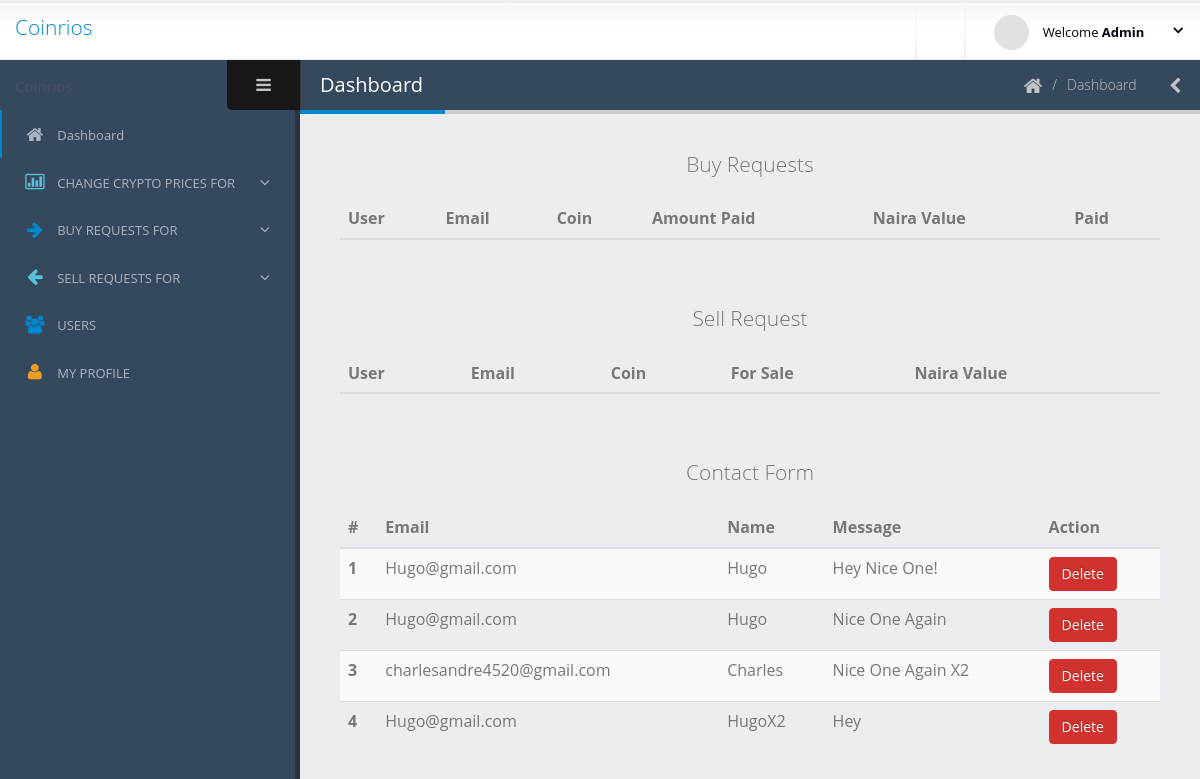
Before: /administrator/ (signed in) with the older database file.
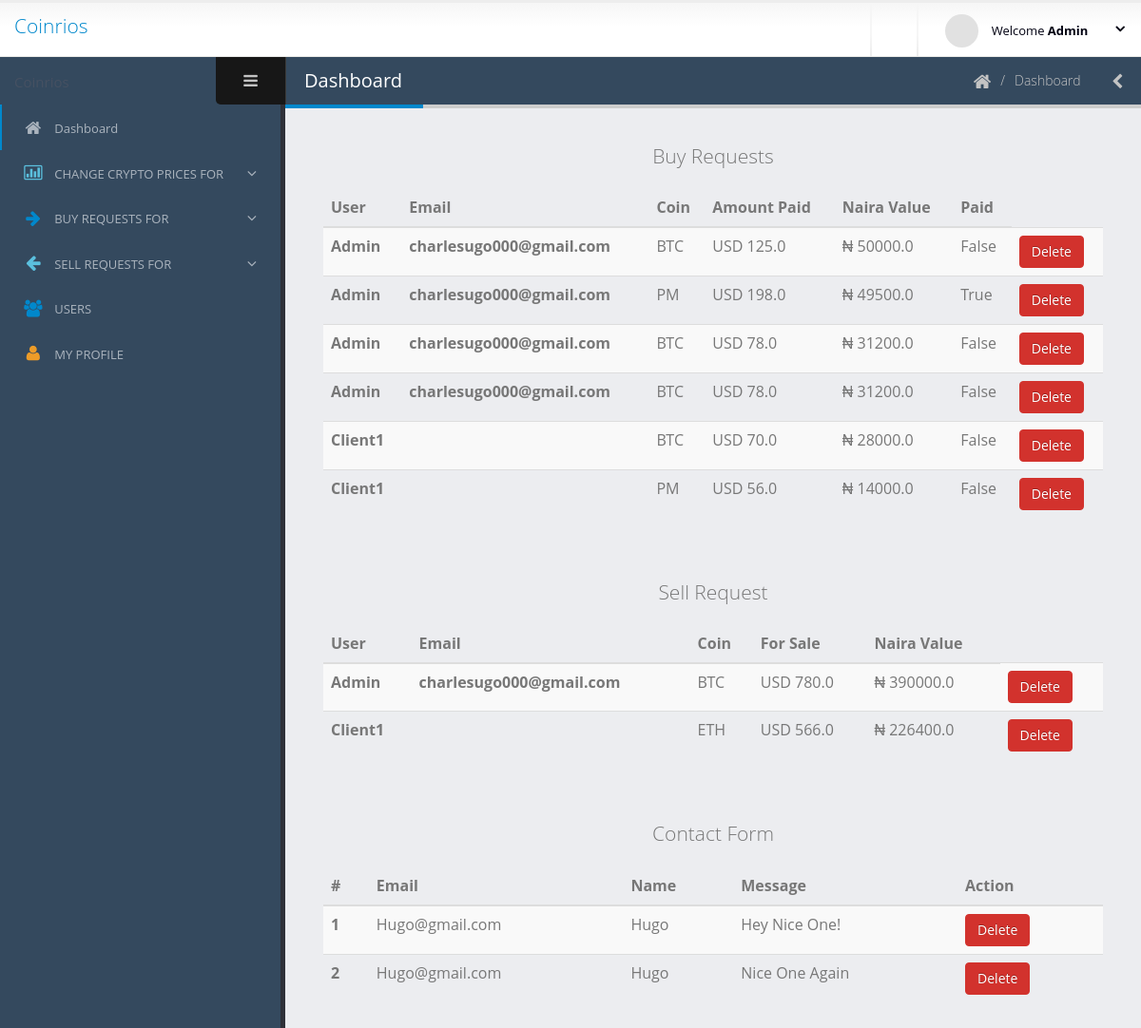
After: the same page with the newer database file.
### crypto/models.py (models this page shows, shortened)
class Contact(models.Model):
    email = models.EmailField()
    full_name = models.CharField(max_length=200)
    message = models.TextField()

### registered_user/models.py (models this page shows, shortened)
class BuyOrders(models.Model):
    buy_user = models.ForeignKey(User, on_delete=models.CASCADE)
    buy_coin = models.CharField(max_length=100)
    buy_amount = models.FloatField(max_length=100)
    buy_amount_currency = models.CharField(max_length=20)
    buy_amount_in_ngn = models.FloatField()
    paid = models.BooleanField(default=False)
    order_id = models.CharField(max_length=20, default="ABCD")
    timestamp = models.DateTimeField(auto_now_add=True, auto_now=False)
    updated = models.DateTimeField(auto_now_add=False, auto_now=True)

class SellOrders(models.Model):
    sell_user = models.ForeignKey(User, on_delete=models.CASCADE, null=True, blank=True)
    sell_coin = models.CharField(max_length=100)
    sell_amount = models.FloatField(max_length=100)
    sell_amount_currency = models.CharField(max_length=20)
    sell_amount_in_ngn = models.FloatField()
    sell_order_id = models.CharField(max_length=20, default="ABCDef")
    timestamp = models.DateTimeField(auto_now_add=True, auto_now=False)
    updated = models.DateTimeField(auto_now_add=False, auto_now=True)

### login/models.py (models this page shows)
class User(AbstractUser):
    is_administrator = models.BooleanField(default=False)
    is_registered_user = models.BooleanField(default=False)
    address = models.CharField(max_length=200)
    city = models.CharField(max_length=200)
    state = models.CharField(max_length=200)
    country = models.CharField(max_length=200)
    is_verified = models.BooleanField(default=False)
    confirmed_email = models.BooleanField(default=False)
    drivers_license_or_international_passport_or_national_id_card = models.FileField(validators=[validate_file_size])
    utility_bill = models.FileField(validators=[validate_file_size])

### administrator/views.py (the view)
# urls.py: path('', views.admin_dashboard, name='adminDashboard'),
@login_required
@administrator_required
def admin_dashboard(request):
    buy_orders = BuyOrders.objects.all()
    sell_orders = SellOrders.objects.all()
    contact_form = Contact.objects.all()
    context = {'buy_orders': buy_orders, 'sell_orders': sell_orders, 'contact_form': contact_form}
    template = 'administrator/adminDashboard.html'
    return render(request, template, context)

### administrator/templates/administrator/adminDashboard.html (shortened to what the changed rows need)
{% extends 'administrator/base.html' %}
{% load static %}
 {% block body %}
<div class="table-responsive">
    <table class="table table-hover table-striped" style="font-size: 16px;">
        <thead>
            <tr>
                <th scope="col">User</th>
                <th scope="col">Email</th>
                <th scope="col">Coin</th>
                <th scope="col">Amount Paid</th>
                <th scope="col">Naira Value</th>
                <th scope="col">Paid</th>
            </tr>
        </thead>
        <tbody>
        {% for buy_order in buy_orders %}
            <tr>
                <th scope="row">{{ buy_order.buy_user.username }}</th>
                <th scope="row">{{ buy_order.buy_user.email }}</th>
                <td>{{ buy_order.buy_coin }}</td>
                <td>{{ buy_order.buy_amount_currency }} {{ buy_order.buy_amount }}</td>
                <td>&#8358; {{ buy_order.buy_amount_in_ngn }}</td>
                <td>{{ buy_order.paid }}</td>
                <td>
                    <form method="post" action="{% url 'administrator:delete_buy_order' buy_order.pk %}">
                        <button type="submit" class="btn btn-danger">Delete</button>
                    </form>
                </td>
            </tr>
            {% endfor %}
        </tbody>
    </table>
</div>
<br><br>
<div class="table-responsive">
    <table class="table table-hover table-striped" style="font-size: 16px;">
        <thead>
            <tr>
                <th scope="col">User</th>
                <th scope="col">Email</th>
                <th scope="col">Coin</th>
                <th scope="col">For Sale</th>
                <th scope="col">Naira Value</th>
            </tr>
        </thead>
        <tbody>
        {% for sell_order in sell_orders %}
            <tr>
                <th scope="row">{{ sell_order.sell_user.username }}</th>
                <th scope="row">{{ sell_order.sell_user.email }}</th>
                <td>{{ sell_order.sell_coin }}</td>
                <td>{{ sell_order.sell_amount_currency }} {{ sell_order.sell_amount }}</td>
                <td>&#8358; {{ sell_order.sell_amount_in_ngn }}</td>
                <td>
                    <form method="post" action="{% url 'administrator:delete_sell_order' sell_order.pk %}">
                        <button type="submit" class="btn btn-danger">Delete</button>
                    </form>
                </td>
            </tr>
            {% endfor %}
        </tbody>
    </table>
</div>
<br><br>
<div class="table-responsive">
    <table class="table table-hover table-striped" style="font-size: 16px;">
        <thead>
            <tr>
                <th scope="col">#</th>
                <th scope="col">Email</th>
                <th scope="col">Name</th>
                <th scope="col">Message</th>
                <th scope="col">Action</th>
            </tr>
        </thead>
        <tbody>
        {% for fields in contact_form %}
            <tr>
                <th scope="row">{{ fields.pk }}</th>
                <td>{{ fields.email }}</td>
                <td>{{ fields.full_name }}</td>
                <td>{{ fields.message }}</td>
                <td>
                    <form method="post" action="{% url 'administrator:deleteContactForm' fields.pk %}">
                        <button type="submit" class="btn btn-danger">Delete</button>
                    </form>
                </td>
            </tr>
            {% endfor %}
        </tbody>
    </table>
</div>
{% endblock %}

Changed rows visible on the page:
removed Contact: pk "3", email "charlesandre4520@gmail.com", full_name "Charles", message "Nice One Again X2"
removed Contact: pk "4", email "Hugo@gmail.com", full_name "HugoX2", message "Hey"
added BuyOrders: buy_user.username "Admin", buy_user.email "charlesugo000@gmail.com", buy_coin "BTC", buy_amount_currency "USD", buy_amount "125.0", buy_amount_in_ngn "50000.0", paid "False"
added BuyOrders: buy_user.username "Admin", buy_user.email "charlesugo000@gmail.com", buy_coin "PM", buy_amount_currency "USD", buy_amount "198.0", buy_amount_in_ngn "49500.0", paid "True"
added BuyOrders: buy_user.username "Admin", buy_user.email "charlesugo000@gmail.com", buy_coin "BTC", buy_amount_currency "USD", buy_amount "78.0", buy_amount_in_ngn "31200.0", paid "False"
added BuyOrders: buy_user.username "Admin", buy_user.email "charlesugo000@gmail.com", buy_coin "BTC", buy_amount_currency "USD", buy_amount "78.0", buy_amount_in_ngn "31200.0", paid "False"
added BuyOrders: buy_user.username "Client1", buy_coin "BTC", buy_amount_currency "USD", buy_amount "70.0", buy_amount_in_ngn "28000.0", paid "False"
added BuyOrders: buy_user.username "Client1", buy_coin "PM", buy_amount_currency "USD", buy_amount "56.0", buy_amount_in_ngn "14000.0", paid "False"
added SellOrders: sell_user.username "Admin", sell_user.email "charlesugo000@gmail.com", sell_coin "BTC", sell_amount_currency "USD", sell_amount "780.0", sell_amount_in_ngn "390000.0"
added SellOrders: sell_user.username "Client1", sell_coin "ETH", sell_amount_currency "USD", sell_amount "566.0", sell_amount_in_ngn "226400.0"
